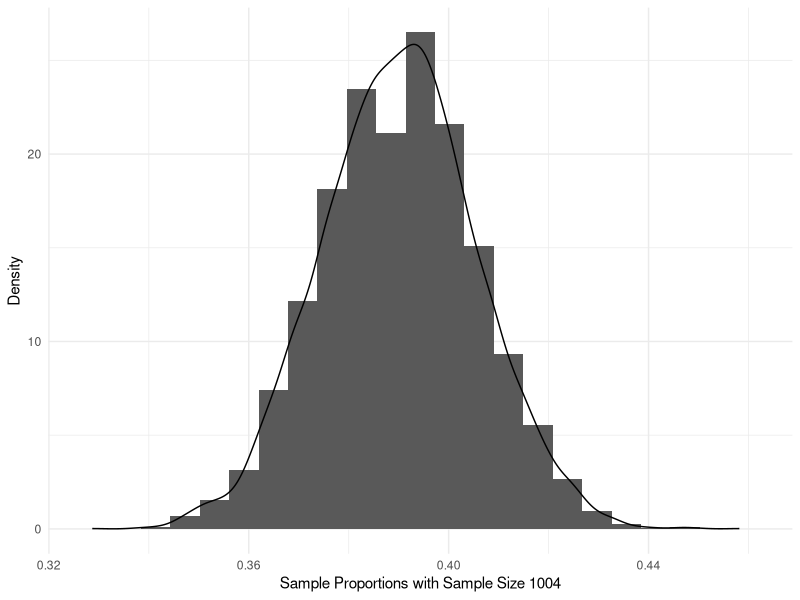
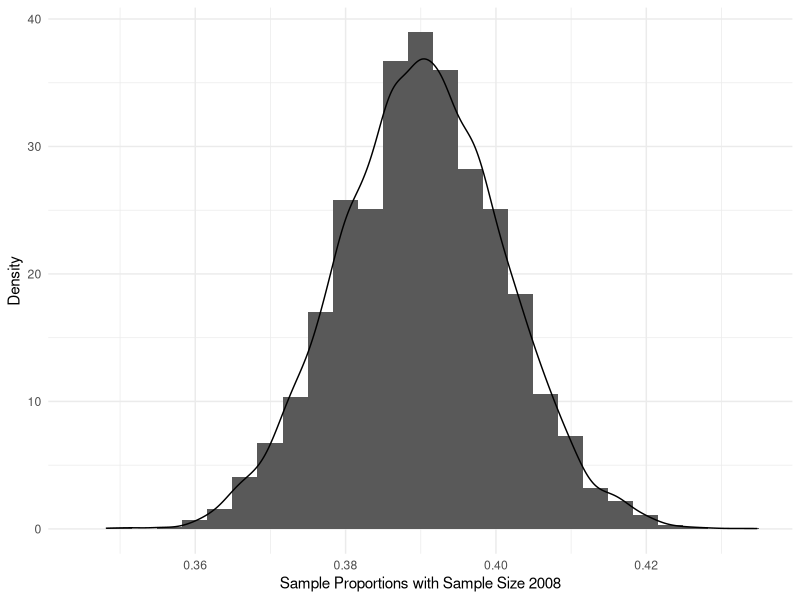
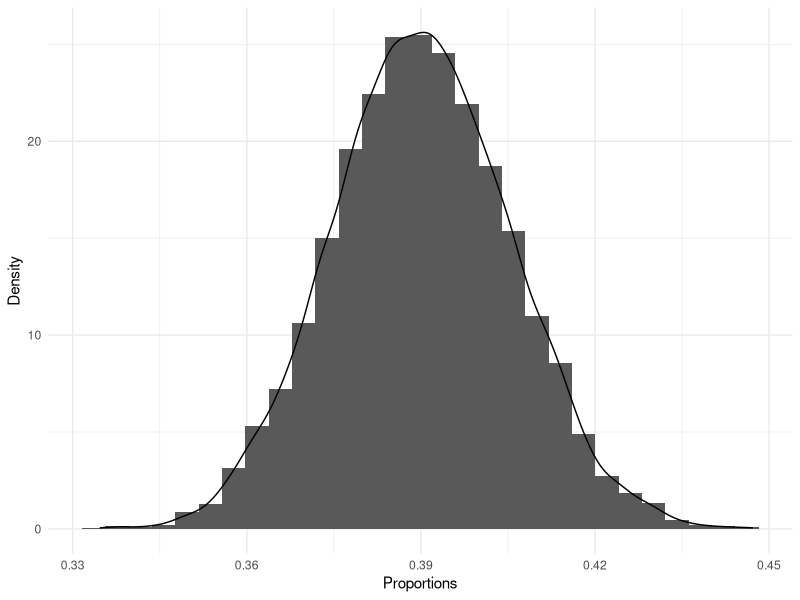

Source code (R) for these figures, in order: (Note: a time limit stopped this script after it produced the figures.)
library(tidyverse)



set.seed(7272)
big.tibble = tibble(x1=rbinom(10000, 1004, 0.39)/1004,x2=rbinom(10000,2008,.39)/2008) 
 
quantile(big.tibble$x1,0.975)

((quantile(big.tibble$x1,0.975) - quantile(big.tibble$x1,0.025))/2)
((quantile(big.tibble$x2,0.975) - quantile(big.tibble$x2,0.025))/2)

ggplot(data=big.tibble)+
  geom_histogram(aes(x=x1, y = after_stat(density)),bins = 23)+
  geom_density(aes(x=x1))+
  theme_minimal()+
  ylab("Density")+
  xlab("Sample Proportions with Sample Size 1004")



ggplot(data=big.tibble)+
  geom_histogram(aes(x=x2, y = after_stat(density)),bins = 27)+
  geom_density(aes(x=x2))+
  theme_minimal()+
  ylab("Density")+
  xlab("Sample Proportions with Sample Size 2008")





survey = tibble(data = c(rep(1, times = 392),rep(0,times=592),rep(-1,times=20)))

resampled = c()

for(i in 1:10000){
  current.sample = sample(survey$data,1004,replace = T)
  
  resampled[i] = length(which(current.sample == 1))/length(current.sample)
}

big.tibble = big.tibble |>
  mutate(resampled = resampled)

((quantile(big.tibble$resampled,0.975) - quantile(big.tibble$resampled,0.025))/2)

ggplot(data = big.tibble)+
  geom_histogram(aes(x=resampled,y=after_stat(density)),bins = 29)+
  geom_density(aes(x=resampled))+
  theme_minimal()+
  xlab("Proportions")+
  ylab("Density")




simu.results <- tibble(n = numeric(), p = numeric(), range = numeric())


for(n in seq(100, 3000, 10)){
  for(p in seq(0.01, 0.99, 0.01)){
    set.seed(7272)
    current = rbinom(10000, n, p) / n
    range = (quantile(current, 0.975) - quantile(current, 0.025)) / 2
    simu.results <- bind_rows(simu.results, tibble(n = n, p = p, range = range)) |>
      unique()
  }
}

ggplot(data = simu.results) +
  geom_raster(aes(x = n, y = p, fill = range)) +
  xlab("Sample Size") +
  ylab("Proportion") +
  theme_minimal() +
  scale_fill_viridis_c(name = "Margin of Error")

form.results <- tibble(n = numeric(), p = numeric(), range = numeric())

z = qnorm(0.975)
for(n in seq(100,3000,10)){
  for(p in seq(0.01, 0.99, 0.01)){
    set.seed(7272)
    range = z*sqrt(n*p*(1-p) + z/4)/(n+z^2)
    form.results <- bind_rows(form.results, tibble(n = n, p = p, range = range)) |>
      unique()
  }
}

ggplot(data = form.results)+
  geom_raster(aes(x=n,y=p, fill = range))+
  xlab("Sample Size")+
  ylab("Proportion")+
  theme_minimal() +
  scale_fill_viridis_c(name = "Margin of Error")
                 
